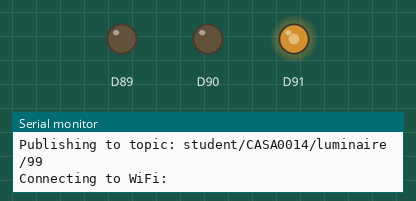
Simulated run of this sketch. Board: Arduino MKR. On the bench: output pins drawn as LEDs (lit = HIGH), the last lines printed to the serial monitor. WiFi joins after 1.5 s; servers stay silent unless stated; no MQTT or app messages arrive unless stated; not simulated (calls return 0 or success): arduino_secrets.h.

Above: at 0.1 s.
At 4.6 s:
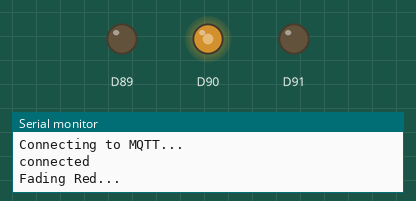
Timing chart, 0 to 6.1 s (numbered marks = the images above):
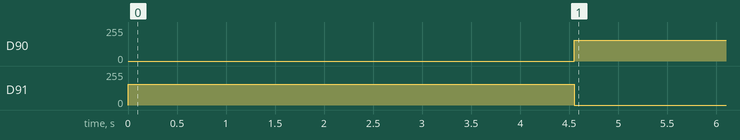

Measured:
- by itself, D90: 0/255 → 155/255 at 4.6 s
- by itself, D91: 155/255 → 0/255 at 4.6 s

The sketch:

mkr1010_mqtt_simple.ino
```cpp
// Duncan Wilson Sept 2026 - Simple RGB MQTT Messenger to Vespera
// Works with Arduino MKR1010
//
// This is the starting sketch for the CASA0014 workshop.
// It connects to WiFi and the MQTT broker, and cycles all 72 LEDs
// through Red, Green, and Blue washes.

#include <SPI.h>
#include <WiFiNINA.h>
#include <PubSubClient.h>
#include "arduino_secrets.h"
#include <utility/wifi_drv.h> // Library to drive the onboard RGB LED on the MKR1010

/*
**** please enter your sensitive data in the Secret tab/arduino_secrets.h
**** using format below
#define SECRET_SSID "ssid name"
#define SECRET_PASS "ssid password"
#define SECRET_MQTTUSER "user name - eg student"
#define SECRET_MQTTPASS "password";
*/
const char* ssid          = SECRET_SSID;
const char* password      = SECRET_PASS;
const char* ssid1         = SECRET_SSID1;
const char* password1     = SECRET_PASS1;
const char* mqtt_username = SECRET_MQTTUSER;
const char* mqtt_password = SECRET_MQTTPASS;
const char* mqtt_server   = "mqtt.cetools.org";
const int mqtt_port       = 1884;

// Create WiFi and MQTT client objects
WiFiClient wifiClient;
PubSubClient mqttClient(wifiClient);

// Update lightId with your allocated student number (10–40)
String lightId = "99";

// MQTT topic to publish color data to: "student/CASA0014/luminaire/<lightId>"
String mqtt_topic = "student/CASA0014/luminaire/" + lightId;
String clientId = ""; // Unique client ID based on MAC address

// NeoPixel Configuration (72 LEDs * 3 bytes for RGB = 216 bytes)
const int num_leds = 72;
const int payload_size = num_leds * 3; // x3 for RGB

// Create the byte array to send in MQTT payload
byte RGBpayload[payload_size];

void setup() {
  Serial.begin(115200);
  Serial.println(F("Starting Vespera Simple RGB Sender..."));

  // Status LEDs on MKR1010 NINA module
  WiFiDrv::pinMode(25, OUTPUT); // R
  WiFiDrv::pinMode(26, OUTPUT); // G
  WiFiDrv::pinMode(27, OUTPUT); // B
  LedRed();

  // Generate a unique client ID using the device's MAC address
  byte mac[6];
  WiFi.macAddress(mac);
  char macStr[18];
  snprintf(macStr, sizeof(macStr), "%02X%02X%02X%02X%02X%02X", mac[5], mac[4], mac[3], mac[2], mac[1], mac[0]);
  clientId = "MKR1010_Sender_" + String(macStr);

  Serial.print(F("Device Client ID: "));
  Serial.println(clientId);
  Serial.print(F("Publishing to topic: "));
  Serial.println(mqtt_topic);

  // Connect to WiFi
  startWifi();

  // Connect to MQTT broker
  mqttClient.setServer(mqtt_server, mqtt_port);
  mqttClient.setBufferSize(512);
  mqttClient.setKeepAlive(30);

  Serial.println(F("Setup complete - starting color cycle!"));
}

void loop() {
  // Check Wi-Fi and MQTT connections
  if (WiFi.status() != WL_CONNECTED) {
    startWifi();
  }
  if (!mqttClient.connected()) {
    reconnectMQTT();
  }
  mqttClient.loop();

  // 1. Red fade-in animation
  Serial.println(F("Fading Red..."));
  for (int n = 0; n < 50; n++) {
    send_colour_to_all((n * 4) + 50, 0, 0);
    mqttClient.loop(); // Keep MQTT connection alive
    delay(50);
  }

  // 2. Green fade-in animation
  Serial.println(F("Fading Green..."));
  for (int n = 0; n < 50; n++) {
    send_colour_to_all(0, (n * 4) + 50, 0);
    mqttClient.loop();
    delay(50);
  }

  // 3. Blue fade-in animation
  Serial.println(F("Fading Blue..."));
  for (int n = 0; n < 50; n++) {
    send_colour_to_all(0, 0, (n * 4) + 50);
    mqttClient.loop();
    delay(50);
  }

  // Pause at the end of the cycle
  delay(1000);
}

// Sets all 72 LEDs to the given (r, g, b) color and publishes to MQTT
void send_colour_to_all(int r, int g, int b) {
  if (mqttClient.connected()) {
    for (int pixel = 0; pixel < num_leds; pixel++) {
      RGBpayload[pixel * 3 + 0] = (byte)constrain(r, 0, 255);
      RGBpayload[pixel * 3 + 1] = (byte)constrain(g, 0, 255);
      RGBpayload[pixel * 3 + 2] = (byte)constrain(b, 0, 255);
    }
    mqttClient.publish(mqtt_topic.c_str(), RGBpayload, payload_size);
  } else {
    Serial.println(F("MQTT client not connected, cannot publish."));
  }
}

// Turns all 72 LEDs off (black)
void send_all_off() {
  send_colour_to_all(0, 0, 0);
}
```

RGBLED.ino
```cpp
void toggleRGB() {
  // Red
  WiFiDrv::analogWrite(25, 255);
  WiFiDrv::analogWrite(26, 0);
  WiFiDrv::analogWrite(27, 0);
  delay(1000);

  // Green
  WiFiDrv::analogWrite(25, 0);
  WiFiDrv::analogWrite(26, 255);
  WiFiDrv::analogWrite(27, 0);
  delay(1000);

  // Blue
  WiFiDrv::analogWrite(25, 0);
  WiFiDrv::analogWrite(26, 0);
  WiFiDrv::analogWrite(27, 255);
  delay(1000);

  // Off
  WiFiDrv::analogWrite(25, 0);
  WiFiDrv::analogWrite(26, 0);
  WiFiDrv::analogWrite(27, 0);
  delay(1000);
}

void LedRed() {
  WiFiDrv::analogWrite(25, 155);
  WiFiDrv::analogWrite(26, 0);
  WiFiDrv::analogWrite(27, 0);
}

void LedGreen() {
  WiFiDrv::analogWrite(25, 0);
  WiFiDrv::analogWrite(26, 155);
  WiFiDrv::analogWrite(27, 0);
}

void LedBlue() {
  WiFiDrv::analogWrite(25, 0);
  WiFiDrv::analogWrite(26, 0);
  WiFiDrv::analogWrite(27, 155);
}
```

connections.ino
```cpp
/*
 * connections.ino
 * Purpose:
 * Handles WiFi and MQTT connections.
 * Taken from the CASA0014 workshop sketch by Duncan Wilson (CASA, UCL).
 * Source: https://github.com/ucl-casa-ce/casa0014/blob/c900cddb/vespera/workshop-sketch/mkr1010_mqtt_simple/connections.ino
 * Accessed:  26 October 2026
 */

// Connect wifi and print setup info
void startWifi() {
  LedBlue();
  Serial.print(F("Connecting to WiFi: "));
  Serial.println(ssid);

  if (WiFi.status() == WL_NO_MODULE) {
    Serial.println(F("Communication with WiFi module failed!"));
    while (true)
      ;
  }

  int attempts = 0;
  while (WiFi.status() != WL_CONNECTED && attempts < 5) {
    WiFi.begin(ssid, password);
    Serial.print(F("."));
    delay(3000);
    attempts++;
  }

  if (WiFi.status() == WL_CONNECTED) {
    Serial.println(F("\nWiFi connected!"));
    Serial.print(F("IP address: "));
    Serial.println(WiFi.localIP());
    LedGreen();
  } else {
    Serial.println(F("\nWiFi connection failed, will retry in loop."));
    LedRed();
  }
}

// Handle reconnects to MQTT broker
void reconnectMQTT() {
  LedBlue();
  wifiClient.stop();

  if (!mqttClient.connected()) {
    Serial.println(F("Connecting to MQTT..."));
    if (mqttClient.connect(clientId.c_str(), mqtt_username, mqtt_password)) {
      Serial.println(F("connected"));
      LedGreen();
    } else {
      Serial.print(F("failed, rc="));
      Serial.print(mqttClient.state());
      Serial.println(F(" try again in 5 seconds"));
      LedRed();
      delay(5000);
    }
  }
}
```
